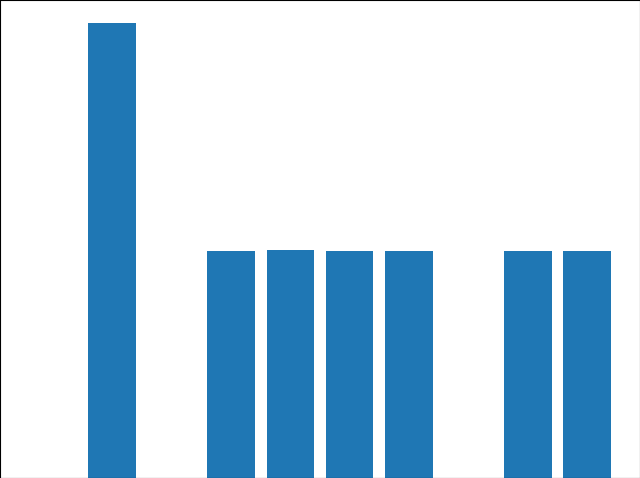

Python code for this plot:
from time import time
import matplotlib.pyplot as plt
import random

space = [['Going to pool', '1', '2020/07/12', '02:04:27', '2020/07/12', '11:30:00', '0', '0', ''],
        ['Preparing for Presentation', '1', '2020/07/12', '02:05:28', '2020/07/13', '16:00:00', '1', '80', 'Ask Sir Ayaz for the meeting'],
        ['Buying ciggerates', '0', '2020/07/12', '02:06:13', '2020/07/16', '10:00:00', '1', '0', ''],
        ['Hepatitis Research', '1', '2020/07/12', '02:08:00', '2020/07/14', '00:00:00', '1', '10', ''],
        ['Documents Registration', '0', '2020/07/12', '02:09:10', '2020/10/15', '16:00:00', '1', '0', ''],
        ['Marriage Shopping', '0', '2020/07/12', '02:10:10', '2020/12/14', '21:00:00', '1', '0', ''],
        ['Finding Job in UAE', '0', '2020/07/12', '02:10:58', '2021/01/01', '12:00:00', '1', '40', ''],
        ['Waking up in Morning', '1', '2020/07/12', '02:11:45', '2020/07/11', '05:00:00', '1', '0', ''],
        ['Cooking Haleem', '0', '2020/07/12', '02:12:45', '2020/07/13', '14:00:00', '1', '0', ''],
        ['IELTS Preparation', '1', '2020/07/12', '02:15:17', '2020/07/31', '00:00:00', '1', '30', '']]

#Time Complexity for Add Task

def numery1(x):
    x = x.split('/')
    x = ''.join(x)
    x = int(x)
    return x

def partition(lst, x, y, typeindex):
  i = x - 1
  for j in range(x, y):
    if numery1(lst[j][typeindex]) <= numery1(lst[y][typeindex]):
      i += 1
      lst[i], lst[j] = lst[j], lst[i]
  lst[i+1], lst[y] = lst[y], lst[i+1]
  return i + 1

def sortbystartingdate(lst, x, y, typeindex):
  if not x < y:
    return
  z = partition(lst, x, y, typeindex)
  sortbystartingdate(lst, x, z - 1, typeindex)
  sortbystartingdate(lst, z + 1, y, typeindex)

elapse = []
for i in range(10):
    start_time = time()
    sortbystartingdate(space, 0, len(space)-1, 2)
    print(space)
    end_time = time()
    total = end_time - start_time
    elapse.append(total)
    random.shuffle(space)
print(elapse)
print('The average time elapsed for Sort by Starting Date function is', sum(elapse)/len(elapse))
fig = plt.figure()
ax = fig.add_axes([0,0,1,1])
iterations = ['Run1', 'Run2', 'Run3', 'Run4', 'Run5', 'Run6', 'Run7', 'Run8', 'Run9', 'Run10']
durations = elapse
ax.bar(iterations, durations)
plt.show()
